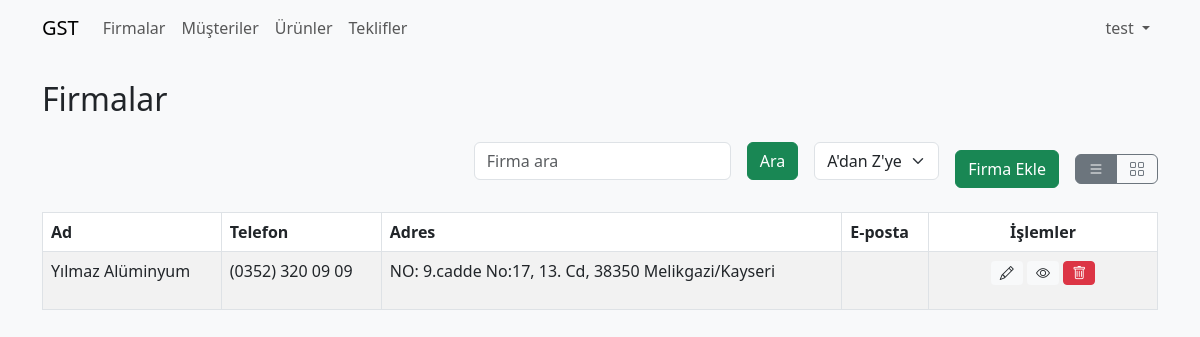
The page /company.php (signed in) on the database its author committed.
### tables this page shows
CREATE TABLE `companies` (
  `id` int(10) UNSIGNED NOT NULL,
  `name` varchar(100) NOT NULL,
  `phone` varchar(20) DEFAULT NULL,
  `address` varchar(255) DEFAULT NULL,
  `email` varchar(100) DEFAULT NULL
);

### helpers/theme.php (called while the page is built, shortened)
<?php
function get_color(): string
{
    return $_SESSION['color'] ?? 'primary';
}

### helpers/device.php (called while the page is built)
<?php
function is_mobile(): bool
{
    $ua = $_SERVER['HTTP_USER_AGENT'] ?? '';
    return preg_match('/Android|webOS|iPhone|iPad|iPod|BlackBerry|IEMobile|Opera Mini/i', $ua) === 1;
}
function resolve_view(): string
{
    return $_GET['view'] ?? (is_mobile() ? 'card' : 'list');
}

### helpers/auth.php (called while the page is built, shortened)
<?php
function is_admin(PDO $pdo): bool
{
    $userId = $_SESSION['user']['id'] ?? null;
    try {
        $stmt = $pdo->prepare(
            'SELECT r.name FROM roles r ' .
            'JOIN role_user ru ON r.id = ru.role_id ' .
            'WHERE ru.user_id = ? LIMIT 1'
        );
        $stmt->execute([$userId]);
        $role = $stmt->fetchColumn();
        return $role === 'admin';
    } catch (PDOException $e) {
        return false;
    }
}
?>

### company.php (the view, shortened to what this page needs)
<?php
require_once 'config.php';
require_once 'helpers/theme.php';
require_once 'helpers/device.php';
require_once 'helpers/auth.php';
include 'includes/header.php';
$search = $_GET['search'] ?? '';
$sort = (isset($_GET['sort']) && $_GET['sort'] === 'desc') ? 'DESC' : 'ASC';
$view = resolve_view();
$p = $_GET;
$p['view'] = 'list';
$listUrl = 'company?' . http_build_query($p);
$p['view'] = 'card';
$cardUrl = 'company?' . http_build_query($p);
$query = "SELECT * FROM companies WHERE name LIKE :search ORDER BY name $sort";
$stmt = $pdo->prepare($query);
$stmt->execute([':search' => "%$search%"]);
$companies = $stmt->fetchAll();
?>
<!DOCTYPE html>
<html lang="en">
<head>
</head>
<body class="bg-light">
    <div class="container py-4">
        <h2 class="mb-4">Firmalar</h2>
        <div class="row mb-3">
            <div class="col-12">
                <div class="row align-items-center justify-content-end g-2">
                    <div class="col-auto">
                        <form method="get" class="form-inline-responsive d-flex">
                            <input type="text" name="search" value="<?php echo htmlspecialchars($search); ?>"
                                class="form-control" placeholder="Firma ara">
                            <button type="submit" class="btn btn-<?php echo get_color(); ?> ms-2">Ara</button>
                        </form>
                    </div>
                    <div class="col-auto">
                        <form method="get" class="form-inline-responsive d-flex ms-2">
                            <select name="sort" class="form-select" onchange="this.form.submit()">
                                <option value="asc" <?php echo $sort === 'ASC' ? 'selected' : ''; ?>>A'dan Z'ye</option>
                            </select>
                        </form>
                    </div>
                    <div class="col-auto">
                        <button type="button" class="btn btn-<?php echo get_color(); ?> ms-2" data-bs-toggle="modal"
                            data-bs-target="#addModal">Firma
                            Ekle</button>
                    </div>
                    <div class="col-auto">
                        <div class="btn-group ms-2 view-toggle d-none d-md-inline-flex" role="group">
                            <a href="<?php echo $listUrl; ?>"
                                class="btn btn-outline-secondary <?php echo $view === 'list' ? 'active' : ''; ?>"><i
                                    class="bi bi-list"></i></a>
                            <a href="<?php echo $cardUrl; ?>"
                                class="btn btn-outline-secondary <?php echo $view === 'card' ? 'active' : ''; ?>"><i
                                    class="bi bi-grid"></i></a>
                        </div>
                    </div>
                </div>
            </div>
        </div>
        <?php if ($view === 'list'): ?>
        <table class="table table-bordered table-striped responsive-table">
            <thead>
                <tr>
                    <th>Ad</th>
                    <th>Telefon</th>
                    <th>Adres</th>
                    <th>E-posta</th>
                    <th class="text-center actions-col">İşlemler</th>
                </tr>
            </thead>
            <tbody>
                <?php foreach ($companies as $company): ?>
                <tr>
                    <td><?php echo htmlspecialchars($company['name']); ?></td>
                    <td><?php echo htmlspecialchars($company['phone']); ?></td>
                    <td><?php echo htmlspecialchars($company['address']); ?></td>
                    <td><?php echo htmlspecialchars($company['email']); ?></td>
                    <td class="text-center actions-col">
                        <button class="btn btn-sm bg-light text-dark" data-bs-toggle="modal"
                            data-bs-target="#editModal<?php echo $company['id']; ?>"><i
                                class="bi bi-pencil"></i></button>
                        <?php if (is_admin($pdo)): ?>
                        <a href="log-list.php?table=companies&id=<?php echo $company['id']; ?>"
                            class="btn btn-sm bg-light text-dark" title="Logları Gör"><i class="bi bi-eye"></i></a>
                        <?php endif; ?>
                        <form method="post" action="company" class="d-inline-block"
                            onsubmit="return confirm('Silmek istediğinize emin misiniz?');">
                            <button type="submit" class="btn btn-sm btn-danger"><i class="bi bi-trash"></i></button>
                        </form>
                    </td>
                </tr>
                <?php endforeach; ?>
            </tbody>
        </table>
        <?php endif; ?>
    </div>
</body>
</html>

### assets/css/style.css (style rules this page uses)
.form-inline-responsive { display: flex; flex-wrap: wrap; align-items: center; gap: 0.5rem; }
.form-inline-responsive .form-control, .form-inline-responsive .form-select { width: auto; }
.actions-col { min-width: 200px; white-space: nowrap; }

### rows shown on the page
companies: name "Yılmaz Alüminyum", phone "(0352) 320 09 09", address "NO: 9.cadde No:17, 13. Cd, 38350 Melikgazi/Kayseri"

### other values the page prints
$_SESSION['user']['username'] "test"
